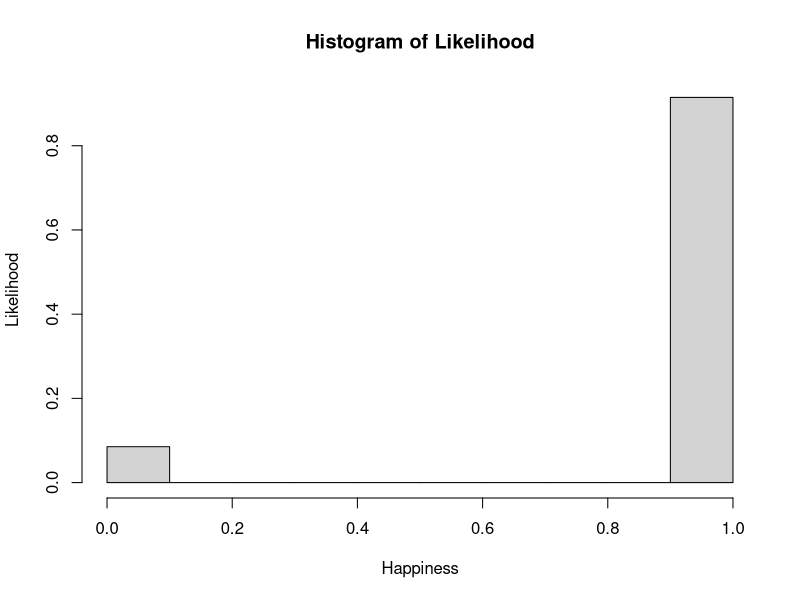
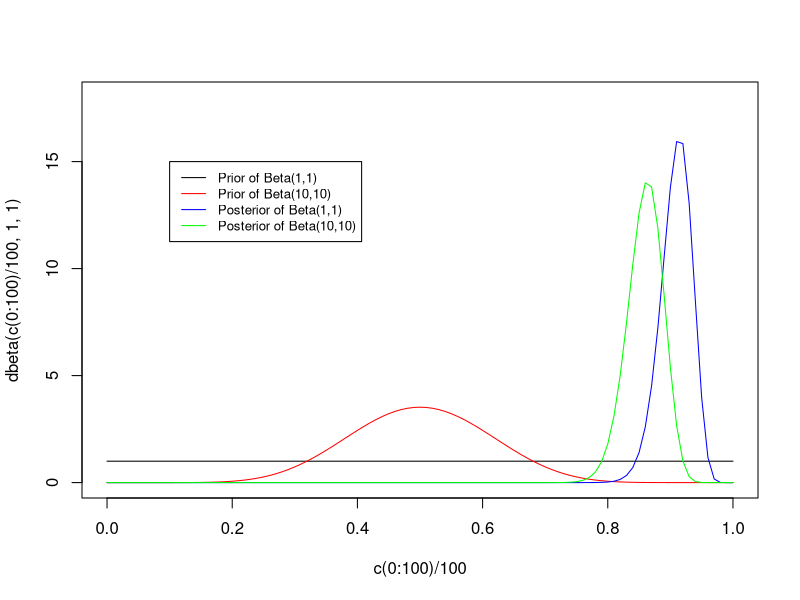

Recreate these plots in R, in order.
## ---- chunk 1
knitr::opts_chunk$set(echo = TRUE)
## ---- chunk 2
theta_hat <- 118/129
theta_hat
prop.test(118, 129, conf.level=0.95, correct = FALSE)
## ---- chunk 3
theta_hat <- (118+1)/(129+2)
theta_hat
quantile(rbeta(10000,118+1,129-118+1),probs = c(0.025,0.975))
## ---- chunk 4
h = hist(c(rep(0,129-118),rep(1,118)), plot=FALSE)
h$density = h$counts/sum(h$counts)
plot(h,freq=FALSE,xlab='Happiness',ylab='Likelihood',main='Histogram of Likelihood')

## ---- chunk 5
plot(c(0:100)/100,dbeta(c(0:100)/100,1,1),type='l',ylim=c(0,18))
lines(c(0:100)/100,dbeta(c(0:100)/100,10,10),col='red')
lines(c(0:100)/100,dbeta(c(0:100)/100,118+1,129-118+1),col='blue')
lines(c(0:100)/100,dbeta(c(0:100)/100,118+10,129-118+10),col='green')
legend(0.1,15,legend=c("Prior of Beta(1,1)", "Prior of Beta(10,10)","Posterior of Beta(1,1)", "Posterior of Beta(10,10)"),
       col=c('black',"red", "blue",'green'), lty=1, cex=0.8)
